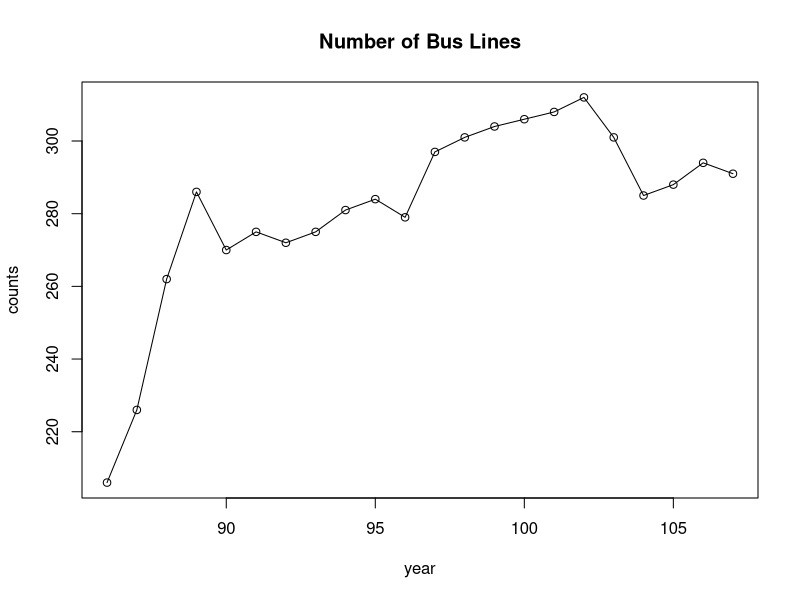

Reproduce this figure in R.
## ---- chunk 1
library(readxl)
library(writexl)
## ---- chunk 2
be <- read_excel("data/bus_efficiency.xlsx", na=c("-","..."))
print(be)
## ---- chunk 3
years <- be$...1[!is.na(be$...1)]
cnt <- 1
for (y in years) {
  y <- substr(y, 1, nchar(y)-1)
  be$...1[cnt] <- y
  cnt = cnt + 1
  while(cnt <= length(be$...1) && is.na(be$...1[cnt])) {
    be$...1[cnt] <- y
    cnt = cnt + 1
  }
}
print(be)
## ---- chunk 4
be <- be[complete.cases(be),]
yearcnt <- table(as.numeric(be$...1))
print(yearcnt)
## ---- chunk 5
plot(cbind(names(yearcnt), yearcnt), main = "Number of Bus Lines", xlab = "year", ylab = "counts")
lines(cbind(names(yearcnt), yearcnt))
## ---- chunk 6
# "...1", "...2", "行駛段次(段次)", "行駛里程(車公里)", "載客人次(人次)", "每段次平均載客(人次)", "客運收入(元)", "每車公里營收(元)"
colnames(be) <- c("Year", "Name", "Times", "Length", "Customer", "Average.Customer", "Profit", "Average.Profit")
print(head(be))
